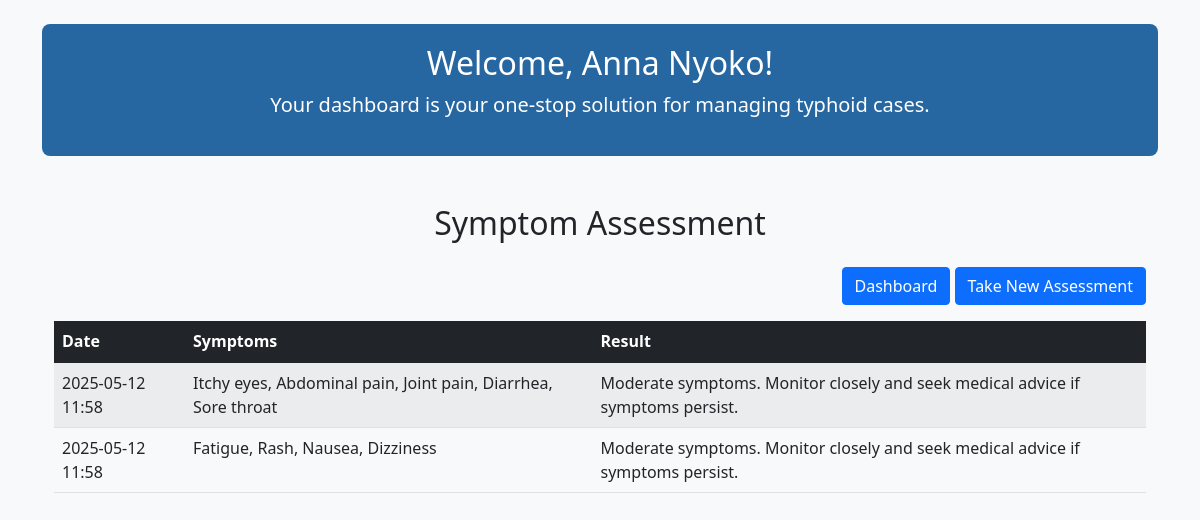
The page /symptom-assessment (signed in) on the database its author committed.
### run.py (models this page shows, shortened)
class User(db.Model, UserMixin):  # Patient
    id = db.Column(db.Integer, primary_key=True)
    name = db.Column(db.String(120), nullable=False)
    email = db.Column(db.String(120), unique=True, nullable=False)
    phone = db.Column(db.String(15), nullable=False)
    dob = db.Column(db.Date, nullable=False)
    gender = db.Column(db.String(10), nullable=False)
    marital_status = db.Column(db.String(20), nullable=False)
    address = db.Column(db.String(200), nullable=False)
    state = db.Column(db.String(50), nullable=False)
    password_hash = db.Column(db.String(128), nullable=False)

class SymptomAssessment(db.Model):
    id = db.Column(db.Integer, primary_key=True)
    user_id = db.Column(db.Integer, db.ForeignKey('user.id'), nullable=False)
    date = db.Column(db.DateTime, default=db.func.now())
    symptoms = db.Column(db.Text, nullable=False)
    result = db.Column(db.String(200), nullable=False)
    user = db.relationship('User', backref=db.backref('assessments', lazy=True))

### run.py (the view)
@app.route('/symptom-assessment')
@login_required
def symptom_assessment():
    assessments = SymptomAssessment.query.filter_by(user_id=current_user.id).order_by(SymptomAssessment.date.desc()).all()
    return render_template('user_assessment.html', assessments=assessments, user=current_user)

### run.py (called while the page is built)
@login_manager.user_loader
def load_user(user_id):
    user = User.query.get(int(user_id))
    if user:
        return user
    return Doctor.query.get(int(user_id))  # fallback

### templates/user_assessment.html (shortened to what this page needs)
<!DOCTYPE html>
<html lang="en">
<head>
    <link href="https://cdn.jsdelivr.net/npm/bootstrap@5.1.3/dist/css/bootstrap.min.css" rel="stylesheet">
    <link rel="stylesheet" href="{{ url_for('static', filename='css/dashboard.css') }}">
</head>
<body>
    <div class="container mt-4">
        <div class="dashboard-header text-center">
            <h2>Welcome, {{ user.name }}!</h2>
            <p class="lead">Your dashboard is your one-stop solution for  managing typhoid cases.</p>
        </div>
<div class="container mt-5">
    <h2 class="text-center mb-4">Symptom Assessment</h2>
    <div class="text-end mb-3">
        <a href="{{ url_for('user_dashboard') }}" class="btn btn-primary">Dashboard</a>
        <a href="{{ url_for('new_assessment') }}" class="btn btn-primary">Take New Assessment</a>
    </div>
    {% if assessments %}
        <table class="table table-striped">
            <thead class="table-dark">
                <tr>
                    <th>Date</th>
                    <th>Symptoms</th>
                    <th>Result</th>
                </tr>
            </thead>
            <tbody>
                {% for assessment in assessments %}
                    <tr>
                        <td>{{ assessment.date.strftime('%Y-%m-%d %H:%M') }}</td>
                        <td>{{ assessment.symptoms }}</td>
                        <td>{{ assessment.result }}</td>
                    </tr>
                {% endfor %}
            </tbody>
        </table>
    {% else %}
        <p class="text-muted">You have not taken any assessments yet.</p>
    {% endif %}
</div>
</body>
</html>

### static/css/dashboard.css (style rules this page uses)
body { background-color: #f8f9fa; }
.dashboard-header { background-color: rgba(2, 77, 146, 0.85); color: white; padding: 20px; border-radius: 0.5rem; margin-bottom: 30px; }

### rows shown on the page
User: name "Anna Nyoko"
SymptomAssessment: date "2025-05-12 11:58", symptoms "Itchy eyes, Abdominal pain, Joint pain, Diarrhea, Sore throat", result "Moderate symptoms. Monitor closely and seek medical advice if symptoms persist."
SymptomAssessment: date "2025-05-12 11:58", symptoms "Fatigue, Rash, Nausea, Dizziness", result "Moderate symptoms. Monitor closely and seek medical advice if symptoms persist."
